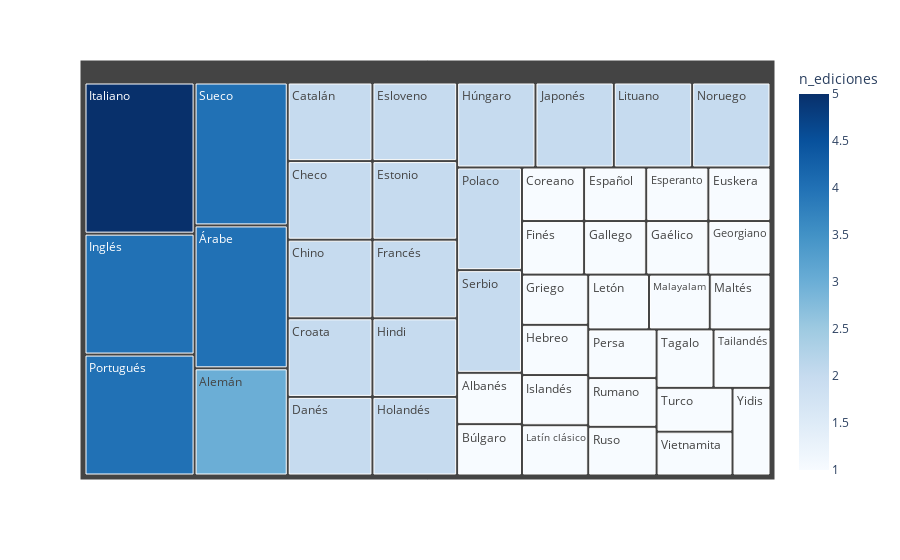

The notebook cell saved with this chart:
### Markdown cell above
## ¿Cuántas ediciones tiene cada idioma?

### Code cell
fig2.show()

### Figure 1 — Plotly figure (JSON) as saved in the notebook; plotly's stock layout.template omitted (floating-point values rounded to 4 significant figures)
{"data": [{"branchvalues": "total", "customdata": [[1], [3], [1], [2], [2], [2], [1], [2], [2], [2], [1], [1], [2], [1], [1], [2], [1], [1], [1], [1], [1], [2], [2], [2], [4], [1], [5], [2], [1], [1], [2], [1], [1], [2], [1], [2], [4], [1], [1], [2], [4], [1], [1], [1], [1], [1], [4]], "domain": {"x": [0, 1], "y": [0, 1]}, "hovertemplate": "labels=%{label}<br>n_ediciones_sum=%{value}<br>parent=%{parent}<br>id=%{id}<br>n_ediciones=%{color}<extra></extra>", "ids": ["Albanés", "Alemán", "Búlgaro", "Catalán", "Checo", "Chino", "Coreano", "Croata", "Danés", "Esloveno", "Español", "Esperanto", "Estonio", "Euskera", "Finés", "Francés", "Gallego", "Gaélico", "Georgiano", "Griego", "Hebreo", "Hindi", "Holandés", "Húngaro", "Inglés", "Islandés", "Italiano", "Japonés", "Latín clásico", "Letón", "Lituano", "Malayalam", "Maltés", "Noruego", "Persa", "Polaco", "Portugués", "Rumano", "Ruso", "Serbio", "Sueco", "Tagalo", "Tailandés", "Turco", "Vietnamita", "Yidis", "Árabe"], "labels": ["Albanés", "Alemán", "Búlgaro", "Catalán", "Checo", "Chino", "Coreano", "Croata", "Danés", "Esloveno", "Español", "Esperanto", "Estonio", "Euskera", "Finés", "Francés", "Gallego", "Gaélico", "Georgiano", "Griego", "Hebreo", "Hindi", "Holandés", "Húngaro", "Inglés", "Islandés", "Italiano", "Japonés", "Latín clásico", "Letón", "Lituano", "Malayalam", "Maltés", "Noruego", "Persa", "Polaco", "Portugués", "Rumano", "Ruso", "Serbio", "Sueco", "Tagalo", "Tailandés", "Turco", "Vietnamita", "Yidis", "Árabe"], "level": "ae5d9a", "marker": {"coloraxis": "coloraxis", "colors": [1, 3, 1, 2, 2, 2, 1, 2, 2, 2, 1, 1, 2, 1, 1, 2, 1, 1, 1, 1, 1, 2, 2, 2, 4, 1, 5, 2, 1, 1, 2, 1, 1, 2, 1, 2, 4, 1, 1, 2, 4, 1, 1, 1, 1, 1, 4]}, "name": "", "parents": ["", "", "", "", "", "", "", "", "", "", "", "", "", "", "", "", "", "", "", "", "", "", "", "", "", "", "", "", "", "", "", "", "", "", "", "", "", "", "", "", "", "", "", "", "", "", ""], "type": "treemap", "values": [1, 3, 1, 2, 2, 2, 1, 2, 2, 2, 1, 1, 2, 1, 1, 2, 1, 1, 1, 1, 1, 2, 2, 2, 4, 1, 5, 2, 1, 1, 2, 1, 1, 2, 1, 2, 4, 1, 1, 2, 4, 1, 1, 1, 1, 1, 4]}], "layout": {"autosize": true, "coloraxis": {"colorbar": {"title": {"text": "n_ediciones"}}, "colorscale": [[0, "rgb(247,251,255)"], [0.125, "rgb(222,235,247)"], [0.25, "rgb(198,219,239)"], [0.375, "rgb(158,202,225)"], [0.5, "rgb(107,174,214)"], [0.625, "rgb(66,146,198)"], [0.75, "rgb(33,113,181)"], [0.875, "rgb(8,81,156)"], [1, "rgb(8,48,107)"]]}, "legend": {"tracegroupgap": 0}, "margin": {"t": 60}}}
